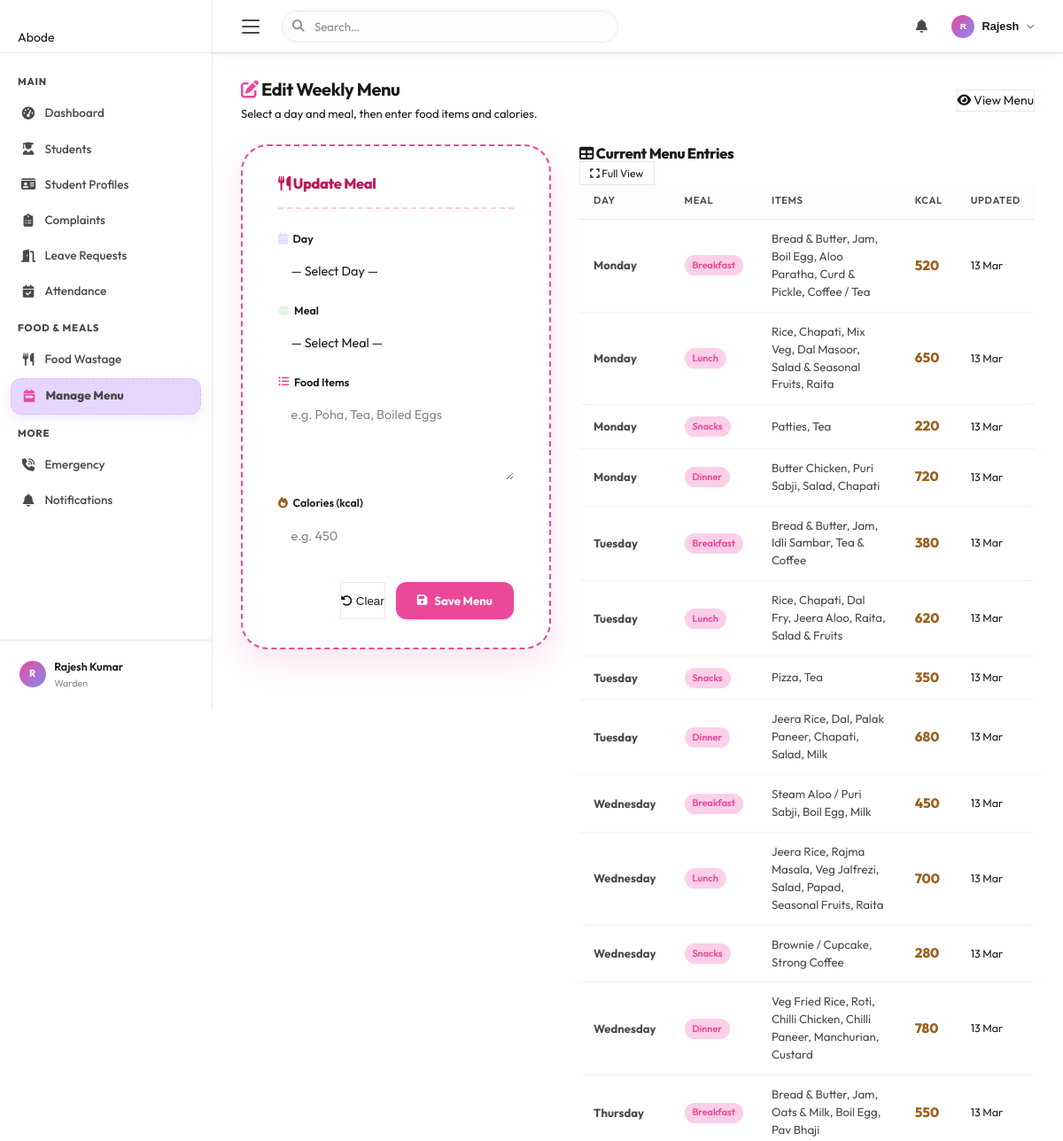
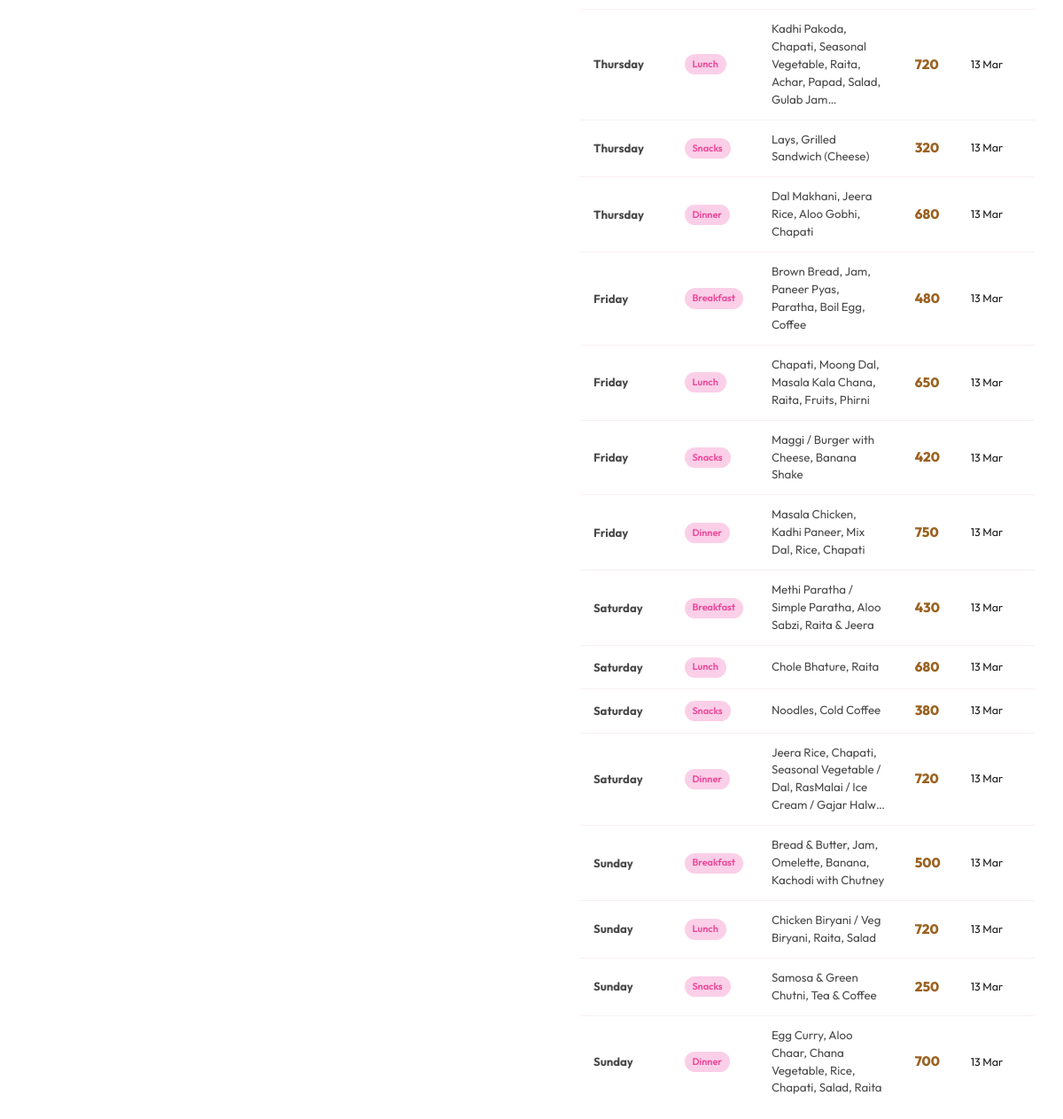
The app's page /menu/edit (signed in) with its own data (2 pictures, top to bottom).
### tables this page shows
CREATE TABLE hostel_menu (
    id INTEGER PRIMARY KEY AUTOINCREMENT,
    day_id INTEGER NOT NULL,
    meal_id INTEGER NOT NULL,
    items TEXT NOT NULL,
    calories INTEGER DEFAULT 0,
    updated_at TIMESTAMP DEFAULT CURRENT_TIMESTAMP,
    FOREIGN KEY (day_id) REFERENCES menu_days (id) ON DELETE CASCADE,
    FOREIGN KEY (meal_id) REFERENCES meal_types (id) ON DELETE CASCADE,
    UNIQUE(day_id, meal_id)
);

CREATE TABLE menu_days (
    id INTEGER PRIMARY KEY AUTOINCREMENT,
    day TEXT NOT NULL UNIQUE,
    display_order INTEGER NOT NULL
);

CREATE TABLE meal_types (
    id INTEGER PRIMARY KEY AUTOINCREMENT,
    meal TEXT NOT NULL UNIQUE,
    display_order INTEGER NOT NULL
);

### routes/menu.py (the view)
@bp.route('/edit')
@warden_required
def edit_menu():
    cursor = get_cursor()
    cursor.execute('SELECT * FROM menu_days ORDER BY display_order')
    days = cursor.fetchall()
    cursor.execute('SELECT * FROM meal_types ORDER BY display_order')
    meals = cursor.fetchall()
    cursor.execute('''
        SELECT
            md.day,   md.id AS day_id,
            mt.meal,  mt.id AS meal_id,
            hm.items, hm.calories, hm.updated_at
        FROM hostel_menu hm
        JOIN menu_days  md ON hm.day_id  = md.id
        JOIN meal_types mt ON hm.meal_id = mt.id
        ORDER BY md.display_order, mt.display_order
    ''')
    existing_menu = cursor.fetchall()
    return render_template('menu_edit.html', days=days, meals=meals, existing_menu=existing_menu)

### app.py (called while the page is built)
@app.template_filter('datefmt')
def datefmt_filter(value, fmt='%d %b %Y'):
    if value is None:
        return '-'
    if isinstance(value, str):
        for parse_fmt in ['%Y-%m-%d %H:%M:%S', '%Y-%m-%d']:
            try:
                return datetime.strptime(value, parse_fmt).strftime(fmt)
            except ValueError:
                continue
        return value  # Return raw string if parsing fails
    try:
        return value.strftime(fmt)
    except Exception:
        return str(value)

@app.context_processor
def inject_unread_count():
    if 'user_id' in session:
        from services.db import get_cursor
        uid = session['user_id']
        try:
            cursor = get_cursor()
            cursor.execute("""
                SELECT COUNT(*) AS cnt FROM notifications
                WHERE (user_id = ? OR user_id IS NULL) AND is_read = 0
            """, (uid,))
            result = cursor.fetchone()
            return {'unread_count': result['cnt'] if result else 0}
        except Exception:
            return {'unread_count': 0}
    return {'unread_count': 0}

### routes/menu.py (called while the page is built)
def warden_required(f):
    @wraps(f)
    def decorated(*args, **kwargs):
        if 'user_id' not in session:
            flash('Please log in to continue.', 'warning')
            return redirect(url_for('auth.login'))
        if session.get('role') != 'warden':
            flash('Access denied. Warden privileges required.', 'error')
            return redirect(url_for('student.dashboard'))
        return f(*args, **kwargs)
    return decorated

### services/db.py (called while the page is built)
def get_db():
    if 'db' not in g:
        g.db = sqlite3.connect(Config.DB_PATH)
        g.db.row_factory = sqlite3.Row   # Access columns by name like a dict
        g.db.execute("PRAGMA foreign_keys = ON")
    return g.db

def get_cursor(dictionary=True):
    db = get_db()
    return db.cursor()

### templates/menu_edit.html (shortened to what this page needs)
{% extends "base.html" %}
{% block content %}
<div class="dashboard-header fade-in">
    <div style="display:flex;align-items:center;justify-content:space-between;flex-wrap:wrap;gap:1rem;">
        <div>
            <h1><i class="fas fa-pen-to-square" style="color:var(--primary)"></i> Edit Weekly Menu</h1>
            <p style="color:var(--text-muted);margin-top:.25rem;">Select a day and meal, then enter food items and calories.</p>
        </div>
        <a href="{{ url_for('menu.view_menu') }}" class="btn-outline">
            <i class="fas fa-eye"></i> View Menu
        </a>
    </div>
</div>
<div class="menu-layout fade-in fade-in-2">
    <div class="dash-section fade-in fade-in-2" style="border: 2px dashed var(--primary); border-radius: 30px; padding: 2rem 2.5rem; background: rgba(255,255,255,0.85); backdrop-filter: blur(12px); box-shadow: 0 15px 35px rgba(236,72,153,0.15);">
        <div class="section-header" style="border-bottom: 2px dashed var(--primary-light); padding-bottom: 1rem; margin-bottom: 1.5rem;">
            <h3 style="color: var(--primary-dark);"><i class="fas fa-utensils"></i> Update Meal</h3>
        </div>
        <form method="POST" action="{{ url_for('menu.update_menu') }}" class="menu-edit-form">
            <div class="form-group">
                <label for="day_id"><i class="fas fa-calendar-days" style="color: var(--abode-lavender);"></i> Day</label>
                <select name="day_id" id="day_id" required onchange="prefillMenu()">
                    <option value="">— Select Day —</option>
                </select>
            </div>
            <div class="form-group">
                <label for="meal_id"><i class="fas fa-bowl-food" style="color: var(--abode-mint);"></i> Meal</label>
                <select name="meal_id" id="meal_id" required onchange="prefillMenu()">
                    <option value="">— Select Meal —</option>
                </select>
            </div>
            <div class="form-group">
                <label for="items"><i class="fas fa-list-ul" style="color: var(--abode-pink);"></i> Food Items</label>
                <textarea name="items" id="items" rows="4"
                    placeholder="e.g. Poha, Tea, Boiled Eggs" required></textarea>
            </div>
            <div class="form-group">
                <label for="calories"><i class="fas fa-fire" style="color: var(--orange-text);"></i> Calories (kcal)</label>
                <input type="number" name="calories" id="calories" min="0" placeholder="e.g. 450">
            </div>
            <div class="form-actions" style="margin-top:.5rem;">
                <button type="reset" class="btn-outline" onclick="clearForm()">
                    <i class="fas fa-rotate-left"></i> Clear
                </button>
                <button type="submit" class="abode-btn-primary" style="background: var(--primary); color: white; border: none; padding: 0.8rem 1.5rem; border-radius: 12px; font-weight: 700; cursor: pointer; display: flex; align-items: center; gap: 0.5rem; transition: transform 0.2s;">
                    <i class="fas fa-floppy-disk"></i> Save Menu
                </button>
            </div>
        </form>
    </div>
    <div class="dash-section fade-in fade-in-3" style="overflow-x:auto;">
        <div class="section-header">
            <h3><i class="fas fa-table"></i> Current Menu Entries</h3>
            <a href="{{ url_for('menu.view_menu') }}" class="btn-outline btn-sm">
                <i class="fas fa-expand"></i> Full View
            </a>
        </div>
        {% if existing_menu %}
        <div class="table-wrapper">
            <table class="data-table">
                <thead>
                    <tr>
                        <th>Day</th>
                        <th>Meal</th>
                        <th>Items</th>
                        <th>Kcal</th>
                        <th>Updated</th>
                    </tr>
                </thead>
                <tbody>
                    {% for row in existing_menu %}
                    <tr>
                        <td><strong style="color:var(--accent)">{{ row.day }}</strong></td>
                        <td><span class="tag">{{ row.meal }}</span></td>
                        <td style="max-width:220px; font-size:.83rem; line-height:1.5;">
                            {{ row.items[:80] }}{% if row.items|length > 80 %}…{% endif %}
                        </td>
                        <td>
                            {% if row.calories %}
                            <span style="color:var(--orange-text);font-weight:800;font-size:0.95rem;">{{ row.calories }}</span>
                            {% else %}-{% endif %}
                        </td>
                        <td style="font-size:.78rem;color:var(--text-muted);">
                            {{ row.updated_at|datefmt('%d %b') if row.updated_at else '—' }}
                        </td>
                    </tr>
                    {% endfor %}
                </tbody>
            </table>
        </div>
        {% else %}
        <p class="empty-msg">No menu entries yet — use the form to add meals.</p>
        {% endif %}
    </div>
</div>
{% endblock %}

### static/css/style.css (style rules this page uses)
*, *::before, *::after { box-sizing: border-box; margin: 0; padding: 0; }
:root { --sidebar-w: 240px; --topbar-h: 60px; --bg: #FFFCFC; --bg-card: #ffffff; --sidebar-bg: #ffffff; --topbar-bg: #ffffff; --primary: #EC4899; --primary-dark: #BE185D; --primary-light: #FBCFE8; --primary-glow: rgba(236, 72, 153, 0.4); --text: #1A1A1A; --text-2: #4A4A4A; --text-3: #888888; --text-inv: #ffffff; --border: #F0E5E9; --border-2: #F8F0F3; --divider: #F8F0F3; --abode-pink: #EC4899; --abode-lavender: #E6D6FF; --abode-mint: #DFF5E1; --abode-beige: #F5EBDD; --green: #DFF5E1; --green-soft: #F2FCEF; --green-text: #2C7A3A; --red: #FDA4AF; --red-soft: #FFE4E6; --red-text: #BE123C; --orange: #F5EBDD; --orange-soft: #FDF9F2; --orange-text: #9B6220; --blue: #E6D6FF; --blue-soft: #F5F0FF; --blue-text: #5b3699; --shadow-xs: 0 1px 2px rgba(0,0,0,.03); --shadow-sm: 0 4px 12px rgba(0,0,0,.04); --shadow: 0 8px 24px rgba(0,0,0,.06); --shadow-md: 0 12px 32px rgba(0,0,0,.08); --shadow-lg: 0 20px 48px rgba(0,0,0,.1); --r-sm: 12px; --r: 16px; --r-lg: 20px; --r-xl: 24px; --r-full: 9999px; }
html { scroll-behavior: smooth; }
body { font-family: 'Outfit', system-ui, -apple-system, sans-serif; background: var(--bg); color: var(--text); line-height: 1.6; min-height: 100vh; overflow-x: hidden; font-size: 14px; }
a { color: var(--primary); text-decoration: none; transition: color .15s; }
h1,h2,h3,h4,h5 { font-family: 'Outfit', sans-serif; color: var(--text); line-height: 1.3; }
.btn-outline { background: #fff; color: var(--text); border: 1.5px solid var(--border); }
.btn-sm { padding: .3rem .7rem; font-size: .75rem; }
.btn-primary-compat, button[type="submit"] { display: inline-flex; align-items: center; gap: .4rem; padding: .55rem 1.1rem; border-radius: var(--r-sm); font-size: .83rem; font-weight: 600; font-family: inherit; cursor: pointer; border: none; background: var(--primary); color: #fff; transition: all .18s; box-shadow: 0 1px 3px rgba(99,102,241,.3); }
.table-wrapper { overflow-x: auto; }
.data-table { width: 100%; border-collapse: collapse; font-size: .82rem; }
.data-table thead th { background: var(--bg); padding: .7rem 1rem; text-align: left; font-size: .7rem; font-weight: 600; color: var(--text-2); text-transform: uppercase; letter-spacing: .6px; border-bottom: 1px solid var(--border); white-space: nowrap; }
.data-table tbody td { padding: .75rem 1rem; color: var(--text-2); border-bottom: 1px solid var(--divider); vertical-align: middle; }
.data-table tbody tr:last-child td { border-bottom: none; }
.data-table tbody tr { transition: background .12s; }
.tag { display: inline-block; padding: .18rem .55rem; border-radius: var(--r-full); background: var(--primary-light); color: var(--primary); font-size: .68rem; font-weight: 600; text-transform: capitalize; }
.form-group { display: flex; flex-direction: column; gap: .4rem; }
.form-group label { font-size: .78rem; font-weight: 600; color: var(--text); display: flex; align-items: center; gap: .35rem; }
.form-group label i { color: var(--text-3); font-size: .78rem; }
.form-group input, .form-group select, .form-group textarea { width: 100%; padding: .6rem .85rem; border: 1.5px solid var(--border); border-radius: var(--r-sm); font-size: .84rem; font-family: inherit; color: var(--text); background: #fff; transition: all .18s; outline: none; }
.form-group input::placeholder, .form-group textarea::placeholder { color: var(--text-3); }
.form-group select { appearance: none; background-repeat: no-repeat; background-position: right .75rem center; background-size: 1rem; padding-right: 2.5rem; cursor: pointer; }
.form-group select option { background: #fff; }
.form-actions { display: flex; gap: .75rem; justify-content: flex-end; padding-top: .5rem; }
.dashboard-header { margin-bottom: 1.5rem; }
.dashboard-header h1 { font-size: 1.25rem; font-weight: 700; }
.dashboard-header p { font-size: .82rem; color: var(--text-2); margin-top: .2rem; }
.fade-in { animation: fadeInUp .4s ease both; }
.fade-in-2 { animation-delay: .1s; }
.fade-in-3 { animation-delay: .15s; }

### records on screen
hostel_menu: day "Monday", meal "Breakfast", items "Bread & Butter, Jam, Boil Egg, Aloo Paratha, Curd & Pickle, Coffee / Tea", calories "520", updated_at "13 Mar"
hostel_menu: day "Monday", meal "Lunch", items "Rice, Chapati, Mix Veg, Dal Masoor, Salad & Seasonal Fruits, Raita", calories "650", updated_at "13 Mar"
hostel_menu: day "Monday", meal "Snacks", items "Patties, Tea", calories "220", updated_at "13 Mar"
hostel_menu: day "Monday", meal "Dinner", items "Butter Chicken, Puri Sabji, Salad, Chapati", calories "720", updated_at "13 Mar"
hostel_menu: day "Tuesday", meal "Breakfast", items "Bread & Butter, Jam, Idli Sambar, Tea & Coffee", calories "380", updated_at "13 Mar"
hostel_menu: day "Tuesday", meal "Lunch", items "Rice, Chapati, Dal Fry, Jeera Aloo, Raita, Salad & Fruits", calories "620", updated_at "13 Mar"
hostel_menu: day "Tuesday", meal "Snacks", items "Pizza, Tea", calories "350", updated_at "13 Mar"
hostel_menu: day "Tuesday", meal "Dinner", items "Jeera Rice, Dal, Palak Paneer, Chapati, Salad, Milk", calories "680", updated_at "13 Mar"
hostel_menu: day "Wednesday", meal "Breakfast", items "Steam Aloo / Puri Sabji, Boil Egg, Milk", calories "450", updated_at "13 Mar"
hostel_menu: day "Wednesday", meal "Lunch", items "Jeera Rice, Rajma Masala, Veg Jalfrezi, Salad, Papad, Seasonal Fruits, Raita", calories "700", updated_at "13 Mar"
hostel_menu: day "Wednesday", meal "Snacks", items "Brownie / Cupcake, Strong Coffee", calories "280", updated_at "13 Mar"
hostel_menu: day "Wednesday", meal "Dinner", items "Veg Fried Rice, Roti, Chilli Chicken, Chilli Paneer, Manchurian, Custard", calories "780", updated_at "13 Mar"
hostel_menu: day "Thursday", meal "Breakfast", items "Bread & Butter, Jam, Oats & Milk, Boil Egg, Pav Bhaji", calories "550", updated_at "13 Mar"
hostel_menu: day "Thursday", meal "Lunch", items "Kadhi Pakoda, Chapati, Seasonal Vegetable, Raita, Achar, Papad, Salad, Gulab Jam", calories "720", updated_at "13 Mar"
hostel_menu: day "Thursday", meal "Snacks", items "Lays, Grilled Sandwich (Cheese)", calories "320", updated_at "13 Mar"
hostel_menu: day "Thursday", meal "Dinner", items "Dal Makhani, Jeera Rice, Aloo Gobhi, Chapati", calories "680", updated_at "13 Mar"
hostel_menu: day "Friday", meal "Breakfast", items "Brown Bread, Jam, Paneer Pyas, Paratha, Boil Egg, Coffee", calories "480", updated_at "13 Mar"
hostel_menu: day "Friday", meal "Lunch", items "Chapati, Moong Dal, Masala Kala Chana, Raita, Fruits, Phirni", calories "650", updated_at "13 Mar"
hostel_menu: day "Friday", meal "Snacks", items "Maggi / Burger with Cheese, Banana Shake", calories "420", updated_at "13 Mar"
hostel_menu: day "Friday", meal "Dinner", items "Masala Chicken, Kadhi Paneer, Mix Dal, Rice, Chapati", calories "750", updated_at "13 Mar"
hostel_menu: day "Saturday", meal "Breakfast", items "Methi Paratha / Simple Paratha, Aloo Sabzi, Raita & Jeera", calories "430", updated_at "13 Mar"
hostel_menu: day "Saturday", meal "Lunch", items "Chole Bhature, Raita", calories "680", updated_at "13 Mar"
hostel_menu: day "Saturday", meal "Snacks", items "Noodles, Cold Coffee", calories "380", updated_at "13 Mar"
hostel_menu: day "Saturday", meal "Dinner", items "Jeera Rice, Chapati, Seasonal Vegetable / Dal, RasMalai / Ice Cream / Gajar Halw", calories "720", updated_at "13 Mar"
hostel_menu: day "Sunday", meal "Breakfast", items "Bread & Butter, Jam, Omelette, Banana, Kachodi with Chutney", calories "500", updated_at "13 Mar"
hostel_menu: day "Sunday", meal "Lunch", items "Chicken Biryani / Veg Biryani, Raita, Salad", calories "720", updated_at "13 Mar"
hostel_menu: day "Sunday", meal "Snacks", items "Samosa & Green Chutni, Tea & Coffee", calories "250", updated_at "13 Mar"
hostel_menu: day "Sunday", meal "Dinner", items "Egg Curry, Aloo Chaar, Chana Vegetable, Rice, Chapati, Salad, Raita", calories "700", updated_at "13 Mar"

### other values on screen
{{ (session.full_name or 'U')[:1].upper() }} "R"
{{ session.full_name }} "Rajesh Kumar"
{{ session.role }} "Warden"
{{ (session.full_name or '').split()[0] }} "Rajesh"
